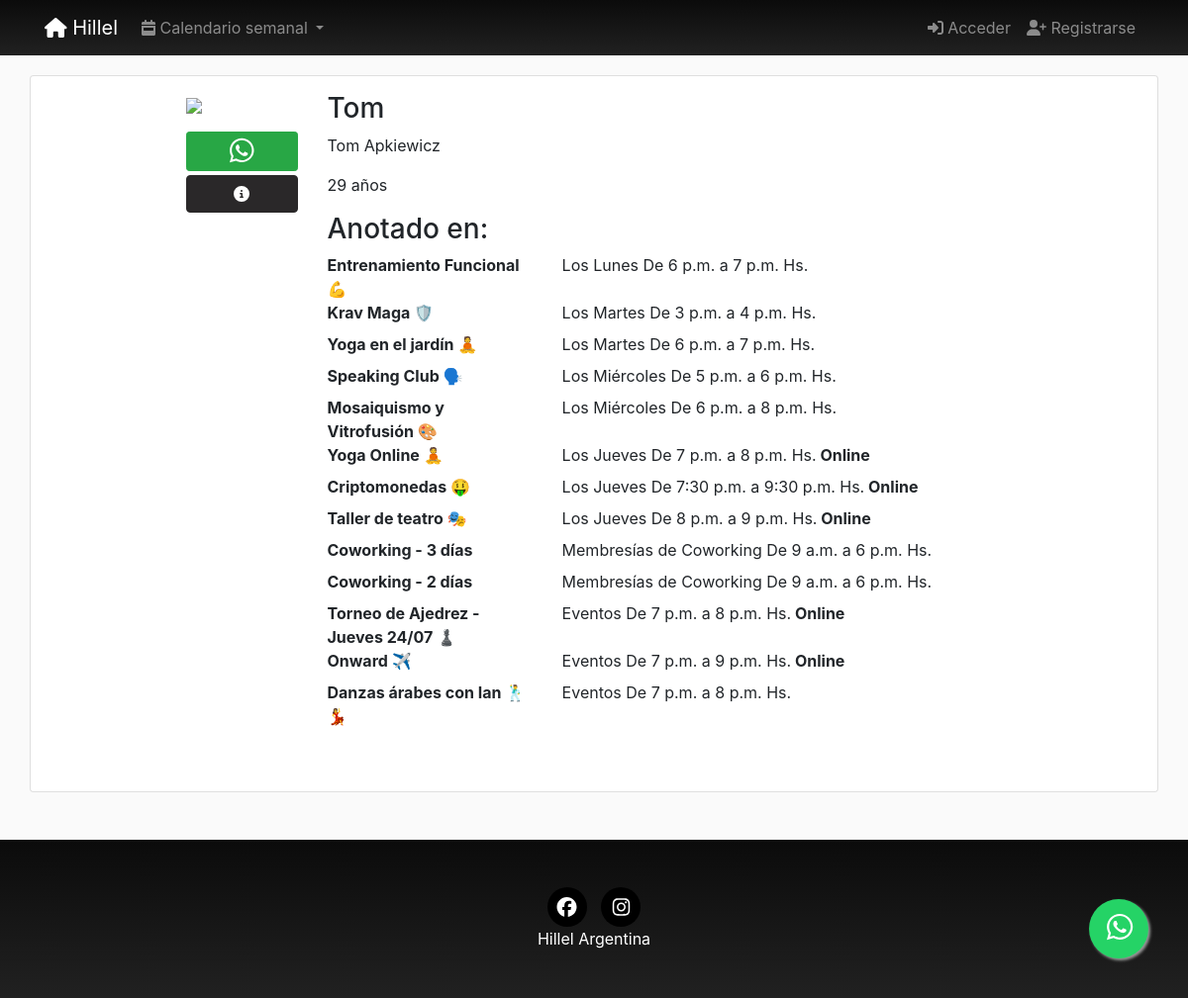
Page /profiles/Tom/ on the committed database.
### registration/models.py (models this page shows, shortened)
class Profile(models.Model):
    user = models.OneToOneField(User, on_delete=models.CASCADE)
    avatar = models.ImageField(upload_to=custom_upload_to,
                               null=True, blank=True)
    apellido = models.CharField(null=True, blank=True, max_length=100)
    nombre = models.CharField(null=True, blank=True, max_length=100)
    whatsapp = models.CharField(verbose_name="Número de Whatsapp", null=True, blank=True, max_length=30)
    instagram = models.CharField(verbose_name="@ de Instagram", null=True, blank=True, max_length=100)
    onward = models.ForeignKey(FechaOnward, on_delete=models.CASCADE, verbose_name="¿Viajaste a Onward? ¿Cuándo?", null=True, blank=True)
    taglit = models.ForeignKey(FechaTaglit, on_delete=models.CASCADE, verbose_name="¿Viajaste a Taglit? ¿Cuándo?", null=True, blank=True)
    propuestasInteres = models.ManyToManyField(PropuestaInteres)
    tematicasInteres = models.ManyToManyField(TematicaInteres, null=True, blank=True)
    comoConociste = models.CharField(verbose_name="¿Cómo conociste Hillel?", null=True, blank=True, max_length=250)
    estudios = models.CharField(verbose_name="¿Estás estudiando, o te recibiste? ¿Qué estudias/te y en qué institución?", null=True, blank=True, max_length=250)
    experienciaComunitaria = models.CharField(null=True, blank=True, max_length=250)
    fechaNacimiento = models.DateField(null=True, blank=True)
    provincia = models.ForeignKey(Provincia, on_delete=models.CASCADE, verbose_name="provincia", null=True, blank=True)
    categories = models.ManyToManyField(Category, verbose_name='Intereses', related_name='get_user_pages', blank=True)
    validado = models.BooleanField(verbose_name="Perfil validado", default=0)
    created = models.DateTimeField(auto_now_add=True, verbose_name="Fecha de creación", blank=True, null=True)
    updated = models.DateTimeField(auto_now=True, verbose_name="Fecha de edición", blank=True, null=True)
    class Meta:
        verbose_name = "Perfil"
        verbose_name_plural = "Perfiles"
        ordering = ['-updated']
    @property
    def subscription(self):
        subscription = Subscription.objects.find(self.user)
        if subscription is None:
            return
        if subscription.pages is None:
            return
        return subscription.pages.all()
    @property
    def edad(self):
        if self.fechaNacimiento is None:
            return
        today = date.today()
        return today.year - self.fechaNacimiento.year - ((today.month, today.day) < (self.fechaNacimiento.month, self.fechaNacimiento.day))

### pages/models.py (models this page shows, shortened)
class Page(models.Model):
    title = models.CharField(verbose_name="Título", max_length=200)
    horaDesde = models.TimeField(verbose_name="Hora desde", null=True, blank=True, auto_now=False, auto_now_add=False,)
    horaHasta = models.TimeField(verbose_name="Hora hasta", null=True, blank=True, auto_now=False, auto_now_add=False,)
    description = RichTextField(verbose_name="Descripción", null=True, blank=True)
    textoExtraMail = RichTextField(verbose_name="Texto extra del mail", null=True, blank=True)
    flyer = models.ImageField(upload_to=custom_upload_to,
                              null=True, blank=True)
    dia = models.ForeignKey(Day, verbose_name='dia', null=True, on_delete=models.CASCADE)
    cupo = models.SmallIntegerField(verbose_name="Cupo", default=0)
    modalidad = BooleanField(verbose_name="Online", default=0)
    nuevo = BooleanField(verbose_name="Nuevo", default=0)
    activa = BooleanField(verbose_name="Activa", default=1)
    categories = models.ManyToManyField(Category, verbose_name='categorias', related_name='get_pages', blank=True)
    provincia = models.ForeignKey(Provincia, on_delete=models.CASCADE, null=True, blank=True)
    responsable = models.ForeignKey(Responsable, on_delete=models.CASCADE, null=True, blank=True)
    colaborador = models.ForeignKey(Colaborador, on_delete=models.CASCADE, null=True, blank=True)
    secreta = BooleanField(verbose_name="Tiene clave?", default=0)
    clave = models.CharField(verbose_name="Clave", null=True, blank=True, default="", max_length=200)
    objects = PagesManager()
    created = models.DateTimeField(auto_now_add=True, verbose_name="Fecha de creación", blank=True, null=True)
    updated = models.DateTimeField(auto_now=True, verbose_name="Fecha de edición", blank=True, null=True)
    class Meta:
        verbose_name = "actividad"
        verbose_name_plural = "actividades"
        ordering = ['dia__order', 'horaDesde', '-title']
    def __str__(self):
        return self.title

class Day(models.Model):
    day = models.CharField(verbose_name="Día", max_length=200)
    order = models.SmallIntegerField(verbose_name="Orden", default=0)
    class Meta:
        verbose_name = "Día"
        verbose_name_plural = "Días"
        ordering = ['order']
    def __str__(self):
        return self.day

### profiles/views.py (the view)
# urls.py: path('<username>/', ProfileDetail.as_view(), name='detail'),
class ProfileDetail(DetailView):
    model = Profile
    template_name = "profiles/profile_detail.html"
    def get_object(self):
        return get_object_or_404(Profile,
                                 user__username=self.kwargs['username'])

### location/models.py (called while the page is built)
    def __str__(self):
        return self.title

### pages/models.py (called while the page is built)
    def find(self, user):
        queryset = self.filter(user=user)
        if len(queryset) > 0:
            return queryset[0]
        return None

### profiles/processors.py (called while the page is built)
def ctx_dict(request):
    ctx = {}
    bitajon = False
    if request.user.groups.filter(name="BITAJON").count():
        bitajon = True
    ctx["bitajon"] = bitajon
    return ctx

### registration/models.py (called while the page is built)
    def __str__(self):
        return self.fecha

    def __str__(self):
        return self.fecha

    def __str__(self):
        return self.nombre

### social/models.py (called while the page is built)
    def __str__(self):
        return self.numero

### social/processors.py (called while the page is built)
def ctx_dict(request):
    ctx = {}
    links = Link.objects.all()
    for link in links:
        ctx[link.key] = link.url
    whatsapp = Whatsapp.objects.all().first()
    ctx['whatsappHillel'] = whatsapp
    return ctx

### profiles/templates/profiles/profile_detail.html (shortened to what this page needs)
{% extends 'core/base.html' %}
{% load static %}
{% block content %}
<main role="main">
  <div class="card container mb-5">
    <div class="row mt-3">
      <div class="col-md-9 mx-auto mb-5">
        <form action="" method="post" enctype="multipart/form-data">{% csrf_token %}
          <div class="row">
            <div class="col-md-2">
              {% if profile.avatar %}
                <img src="{{profile.avatar.url}}" class="img-fluid">
              {% else %}
                <img src="{% static 'registration/img/no-avatar.jpg' %}" class="img-fluid">
              {% endif %}
              {% if profile.whatsapp  %}
              <a href="https://wa.me/+549{{profile.whatsapp}}" class="text-center btn btn-success btn-sm btn-block mt-3" >
              <i class="fab fa-whatsapp fa-2x"></i>
              </a>
              <a class="btn btn-dark btn-block text-white mt-1 text-center" id="MainNavDatos" data-target="#ModalDatos" data-toggle="modal">
              <i class="fas fa-info-circle text-center"></i>
              </a>
              {% endif %}
            </div>
            <div class="col-md-10">
              <h3>{{profile.user}}</h3>
                 {% if profile.nombre and profile.apellido  %}
                 <p>{{profile.nombre}} {{profile.apellido}}</p>
                 {% endif %}
                {% if profile.fechaNacimiento  %}<p>{{profile.edad}} años</p> {% endif %}
              {% if profile.subscription  %}
              <h3>Anotado en:</h3>
                <dl class="row">
                {% for sub in profile.subscription %}
                   <dt class="col-sm-4">{{sub}}</dt>
                   <dd class="col-sm-8">{% if sub.dia.order < 8 %}Los{% endif %} {{sub.dia}} De {{sub.horaDesde}} a {{sub.horaHasta}} Hs.{% if sub.modalidad  %}<b> Online</b>{% endif %}</dd>
                {% endfor %}
                </dl>
              {% endif %}
            </div>
          </div>
        </form>
      </div>
    </div>
  </div>
</main>
{% endblock %}

### core/static/core/css/main.css (style rules this page uses)
main { padding-top: 20px; }
:root { --jumbotron-padding-y: 3rem; }
html { overflow: scroll; }
body { min-height:100vh; margin:0; position:relative; }
body { position: relative; }
body::after { content: ''; display: block; height: 160px; }
.fondo { background-color: rgba(var(--b3f,250,250,250),1); }

### rows in the picture
Profile: user "Tom", nombre "Tom", apellido "Apkiewicz", edad "29"
Page: title "Entrenamiento Funcional 💪", shows "Los", dia "Lunes", horaDesde "6 p.m.", horaHasta "7 p.m."
Page: title "Krav Maga 🛡️", shows "Los", dia "Martes", horaDesde "3 p.m.", horaHasta "4 p.m."
Page: title "Yoga en el jardín 🧘", shows "Los", dia "Martes", horaDesde "6 p.m.", horaHasta "7 p.m."
Page: title "Speaking Club 🗣️", shows "Los", dia "Miércoles", horaDesde "5 p.m.", horaHasta "6 p.m."
Page: title "Mosaiquismo y Vitrofusión 🎨", shows "Los", dia "Miércoles", horaDesde "6 p.m.", horaHasta "8 p.m."
Page: title "Yoga Online 🧘", shows "Los", dia "Jueves", horaDesde "7 p.m.", horaHasta "8 p.m.", modalidad "Online"
Page: title "Criptomonedas 🤑", shows "Los", dia "Jueves", horaDesde "7:30 p.m.", horaHasta "9:30 p.m.", modalidad "Online"
Page: title "Taller de teatro 🎭", shows "Los", dia "Jueves", horaDesde "8 p.m.", horaHasta "9 p.m.", modalidad "Online"
Page: title "Coworking - 3 días", dia "Membresías de Coworking", horaDesde "9 a.m.", horaHasta "6 p.m."
Page: title "Coworking - 2 días", dia "Membresías de Coworking", horaDesde "9 a.m.", horaHasta "6 p.m."
Page: title "Torneo de Ajedrez - Jueves 24/07 ♟️", dia "Eventos", horaDesde "7 p.m.", horaHasta "8 p.m.", modalidad "Online"
Page: title "Onward ✈️", dia "Eventos", horaDesde "7 p.m.", horaHasta "9 p.m.", modalidad "Online"
Page: title "Danzas árabes con Ian 🕺💃", dia "Eventos", horaDesde "7 p.m.", horaHasta "8 p.m."
